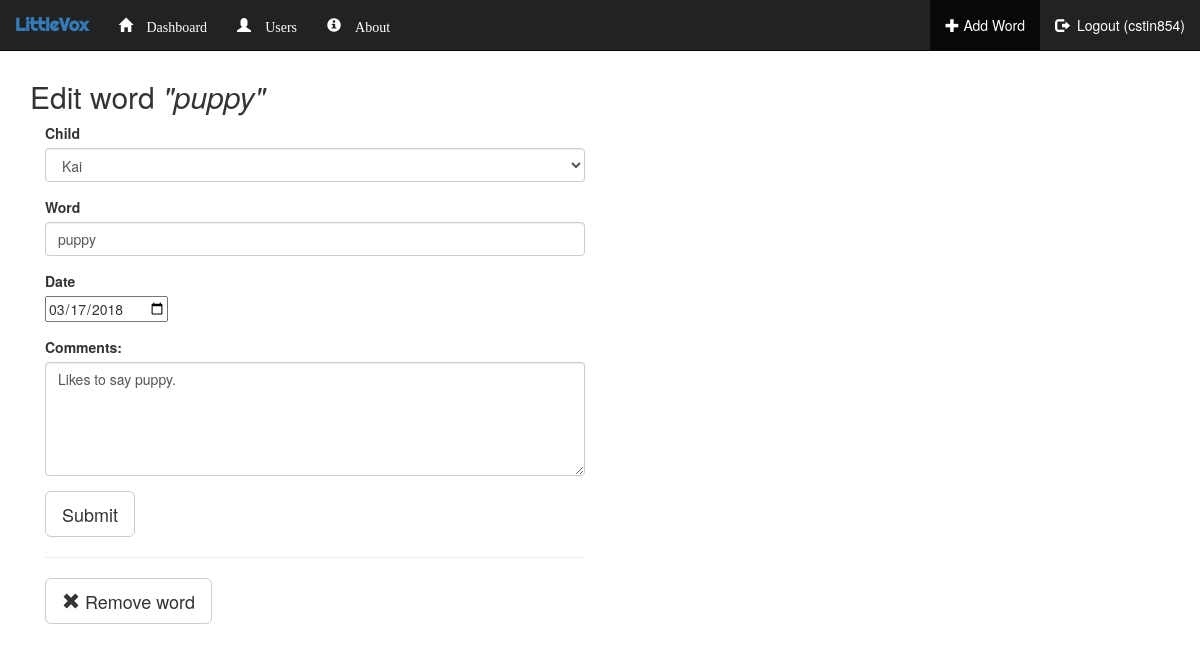
/outline/word/edit/6/ (signed in), run on the app's committed database.
### outline/models.py (models this page shows, shortened)
class Word(models.Model):
    child = models.ForeignKey(Child, on_delete=models.CASCADE)
    word = models.CharField(max_length=50)
    date = models.DateField(default=datetime.date.today)
    etymology = models.TextField(default='', blank=True, null=True)
    note = models.CharField(max_length=500, blank=True, default="")
    def get_date(self):
        return str(self.date)

class Child(models.Model):
    parent_guardian = models.ForeignKey(User, on_delete=models.CASCADE)
    name = models.CharField(max_length=50)
    date_of_birth = models.DateField(default=datetime.date.today)
    is_default = models.BooleanField()

### outline/views.py (the view, shortened to what this page needs)
    def wrapper(request, **kwargs):
        if 'user' in kwargs:
            obj = kwargs.get('user')
        elif 'recipient' in kwargs:
            obj = kwargs.get('recipient')
        elif 'childid' in kwargs:
            obj = kwargs.get('childid')
        elif 'user_to_unblock' in kwargs:
            obj = kwargs.get('user_to_unblock')
        elif 'wordid' in kwargs:
            obj = kwargs.get('wordid')
        else:
            obj = False
        context = kwargs.get('context', dict())
        if obj != False:
            return original_function(request,obj,context)
        else:
            return original_function(request,context)

### outline/views.py (called while the page is built, shortened)
def errorDecorator(original_function):
    def wrapper(request, **kwargs):
        if 'user' in kwargs:
            obj = kwargs.get('user')
        elif 'recipient' in kwargs:
            obj = kwargs.get('recipient')
        elif 'childid' in kwargs:
            obj = kwargs.get('childid')
        elif 'user_to_unblock' in kwargs:
            obj = kwargs.get('user_to_unblock')
        elif 'wordid' in kwargs:
            obj = kwargs.get('wordid')
        else:
            obj = False
        context = kwargs.get('context', dict())
        if obj != False:
            return original_function(request,obj,context)
        else:
            return original_function(request,context)
    return wrapper

@login_required
@errorDecorator
def edit_word(request, wordid, context=dict()):
    context['addword_active'] = True
    word = Word.objects.get(id=wordid)
    context['word'] = word
    context['date'] = word.get_date()
    return render(request, 'outline/edit_word.html', context)

### outline/templates/outline/edit_word.html (shortened to what this page needs)
{% extends 'outline/base.html' %}
{% block body %}
<br>
<div class="container">
    <h2>Edit word <i>"{{ word.word }}"</i></h2>
    <div class="col-md-6">
    <form action="" method="post" enctype="multipart/form-data">
        <div class="form-group">
            <label for="id_child">Child</label>
            <select class="form-control" required id="id_child" name="child">
                    <option>{{ word.child.name }}</option>
            </select>
        </div>
        <div class="form-group">
            <label for="id_word">Word</label>
            <input type="text" class="form-control" required id="id_word" name="word" value="{{word.word}}">
        </div>
        <div class="form-group">
            <label for "date">Date</label><br>
            <input type="date" name="date" value="{{date}}">
        </div>
        <div class="form-group">
            <label for="notes">Comments:</label>
            <textarea class="form-control" rows="5" id="id_notes" name="notes">{{word.note}}</textarea>
        </div>
        <div class="btn-group btn-group-lg">
            <button type="submit" class="btn btn-default">Submit</button>
        </div>
    </form>
    <hr>
    <form action="/outline/rmword/{{word.id}}/" method="post" enctype="multipart/form-data">
        <div class="btn-group btn-group-lg">
            <button type="submit" class="btn btn-default"><span class="glyphicon glyphicon-remove" aria-hidden="true"></span> Remove word</button>
        </div>
    </form>
    </div>
</div>
{% endblock %}

### outline/templates/outline/base.html (shortened to what this page needs)
<!DOCTYPE html>
<html lang="en">
<head>
    <link rel="stylesheet" href="https://maxcdn.bootstrapcdn.com/bootstrap/3.3.7/css/bootstrap.min.css">
    {% load staticfiles %}
</head>
<body>
<nav class="navbar navbar-inverse  navbar-fixed-top">
    <div class="container-fluid">
        <div class="navbar-header">
            <a class="navbar-brand" href="{% url 'outline:index' %}" style="font-family: 'Righteous', serif;
                color: #337AB7;">
                <strong>LittleVox</strong>
            </a>
        </div>
        <div class="collapse navbar-collapse" id="myNavbar">
            <ul class="nav navbar-nav">
                <li class="{% if dashboard_active %}active{% endif %}">
                    <a href="
                            {% if request.user.username %}/outline/user/{{ request.user.username }}/
                            {% else %}{% url 'outline:index' %}
                            {% endif %}" style="color: #FFFFFF;">
                        <span class="glyphicon glyphicon-home" aria-hidden="True">&nbsp;Dashboard</span>
                    </a>
                </li>
                <li class="{% if users_active %}active{% endif %}">
                    <a href="{% url 'outline:users' %}" style="color: #FFFFFF;">
                        <span class="glyphicon glyphicon-user" aria-hidden="True">&nbsp;Users</span>
                    </a>
                </li>
                <li class="{% if about_active %}active{% endif %}">
                    <a href="#" style="color: #FFFFFF;">
                        <span class="glyphicon glyphicon-info-sign" aria-hidden="True">&nbsp;About</span>
                    </a>
                </li>
            </ul>
            <ul class="nav navbar-nav navbar-right">
                <li class="{% if addword_active %}active{% endif %}">
                    <a href="/outline/addword/" style="color: #FFFFFF;"><span class="glyphicon glyphicon-plus"></span>&nbsp;Add Word</a>
                </li>
                {% if request.user.username %}
                <li class="{% if loginout_active %}active{% endif %}">
                    <a href="{% url 'outline:logout' %}" style="color: #FFFFFF;"><span
                            class="glyphicon glyphicon-log-out"></span>
                        &nbsp;Logout ({{ request.user.username }})
                    </a>
                </li>
                {% else %}
                <li class="{% if loginout_active %}active{% endif %}">
                    <a href="{% url 'outline:login_view' %}" style="color: #FFFFFF;">
                        <span class="glyphicon glyphicon-log-in"></span>&nbsp;Login
                    </a>
                </li>
                {% endif %}
            </ul>
        </div>
    </div>
</nav>
<br><br>
{% block body %}
{% endblock %}
</body>
</html>

### data on the page
Word: word "puppy", child "Kai", notes "Likes to say puppy."

### other printed values
{{ request.user.username }} "cstin854"
